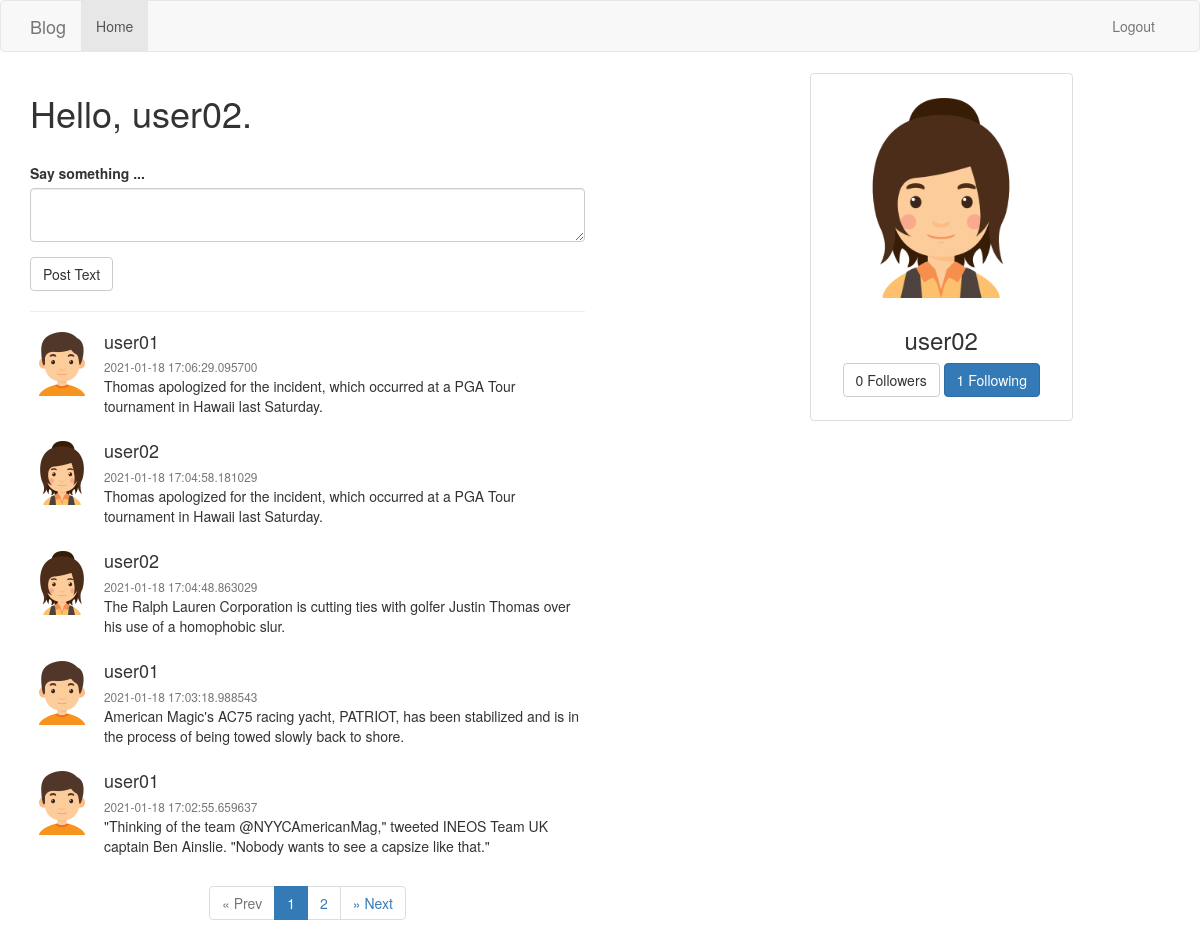
The app's page / (signed in) with its own data.
### app/models.py (models this page shows, shortened)
class User(db.Model, UserMixin):
    id = db.Column(db.Integer, primary_key=True)
    username = db.Column(db.String(20), unique=True, nullable=False)
    password = db.Column(db.String(20), nullable=False)
    email = db.Column(db.String(120), unique=True, nullable=False)
    avatar_img = db.Column(db.String(120), default='/static/assets/default_avatar.png', nullable=False)
    posts = db.relationship('Post', backref=db.backref('author', lazy=True))
    followed = db.relationship(
        'User', secondary=followers,
        primaryjoin=(followers.c.follower_id == id),
        secondaryjoin=(followers.c.followed_id == id),
        backref=db.backref('followers', lazy=True),
        lazy=True
    )

class Post(db.Model):
        id = db.Column(db.Integer, primary_key=True)
        body = db.Column(db.String(140), nullable=False)
        timestamp = db.Column(db.DateTime, default=datetime.utcnow)
        user_id = db.Column(db.Integer, db.ForeignKey('user.id'), nullable=False)

### app/routes.py (the view)
@app.route('/', methods=['GET','POST'])
@login_required
def index():
    form = PostTweetForm()
    if form.validate_on_submit():
        body = form.text.data
        post = Post(body=body)
        current_user.posts.append(post)
        db.session.commit()
        flash('You have post a new tweet', category='success')
    n_followers = len(current_user.followers)
    n_followed = len(current_user.followed)
    page = request.args.get('page', 1, type=int)
    posts = Post.query.order_by(Post.timestamp.desc()).paginate(page, 5, False)
    return render_template('index.html', form=form, posts=posts, n_followers=n_followers, n_followed=n_followed)

### app/forms.py
class PostTweetForm(FlaskForm):
    text = TextAreaField('Say something ...', validators=[DataRequired(), Length(min=1, max=140)])
    submit = SubmitField('Post Text')

### app/models.py (called while the page is built)
@login.user_loader
def load_user(user_id):
    return User.query.filter_by(id=user_id).first()

### app/templates/index.html
{% extends "base.html" %}
{% block blog_content %}
  <div class="row">
    <div class="col-md-6">
      <h1>Hello, {{ current_user.username }}.</h1>
      <br>
      {% import 'bootstrap/wtf.html' as wtf %}
      {{ wtf.quick_form(form) }}
      <hr>
      {% include 'post_content.html' %}
    </div>
    <div class="col-md-3 col-md-offset-2">
      <div class="thumbnail text-center">
        <br>
        <img src="{{ current_user.avatar_img }}" alt="avatar" width="200px">
        <div class="caption">
          <h3>{{ current_user.username }}</h3>
          <p>
            <a href="#" class="btn btn-default" role="button">{{ n_followers }} Followers</a>
            <a href="#" class="btn btn-primary" role="button">{{ n_followed }} Following</a>
          </p>
        </div>
      </div>
    </div>
  </div>
{% endblock %}

### app/templates/post_content.html
{% for post in posts.items %}
    <div class="media">
        <div class="media-left">
            <a href="{{ url_for('user_page', username=post.author.username) }}">
            <img class="media-object" src="{{ post.author.avatar_img }}" alt="avatar" width="64px" >
            </a>
        </div>
        <div class="media-body">
            <h4 class="media-heading">{{ post.author.username }}</h4>
            <small class="text-muted">{{ post.timestamp }}</small>
            <p>{{ post.body }}</p>
        </div>
    </div>
{% endfor %}
<nav aria-label="Page navigation">
    <center>
        <ul class="pagination">
            <li class="{% if not posts.has_prev %}disabled{% endif %}">
                <a href="{{ url_for('index', page=posts.prev_num) }}" aria-label="Previous">
                    <span aria-hidden="true">&laquo; Prev</span>
                </a>
            </li>
            {% for i in posts.iter_pages(left_edge=2, left_current=1, right_current=2, right_edge=2) %}
                {% if i %}
                    <li class="{% if i==posts.page %}active{% endif %}"><a href="{{ url_for('index', page=i) }}">{{ i }}</a></li>
                {% else %}
                    <li class="disabled"><a href="#">...</a></li>
                {% endif %}
            {% endfor %}
            <li class="{% if not posts.has_next %}disabled{% endif %}">
                <a href="{{ url_for('index', page=posts.next_num) }}" aria-label="Next">
                    <span aria-hidden="true">&raquo; Next</span>
                </a>
            </li>
        </ul>
    </center>
</nav>

### records on screen
User: username "user02", avatar_img (picture)
Post: author.avatar_img (placeholder picture), author.username "user01", timestamp "2021-01-18 17:06:29.095700", body "Thomas apologized for the incident, which occurred at a PGA Tour tournament in Hawaii last Saturday."
Post: author.avatar_img (picture), author.username "user02", timestamp "2021-01-18 17:04:58.181029", body "Thomas apologized for the incident, which occurred at a PGA Tour tournament in Hawaii last Saturday."
Post: author.avatar_img (picture), author.username "user02", timestamp "2021-01-18 17:04:48.863029", body "The Ralph Lauren Corporation is cutting ties with golfer Justin Thomas over his use of a homophobic slur."
Post: author.avatar_img (placeholder picture), author.username "user01", timestamp "2021-01-18 17:03:18.988543", body "American Magic's AC75 racing yacht, PATRIOT, has been stabilized and is in the process of being towed slowly back to shore."
Post: author.avatar_img (placeholder picture), author.username "user01", timestamp "2021-01-18 17:02:55.659637", body "\"Thinking of the team @NYYCAmericanMag,\" tweeted INEOS Team UK captain Ben Ainslie. \"Nobody wants to see a capsize like that.\""

### other values on screen
{{ i }} "1" "2"
{{ n_followers }} "0"
{{ n_followed }} "1"
